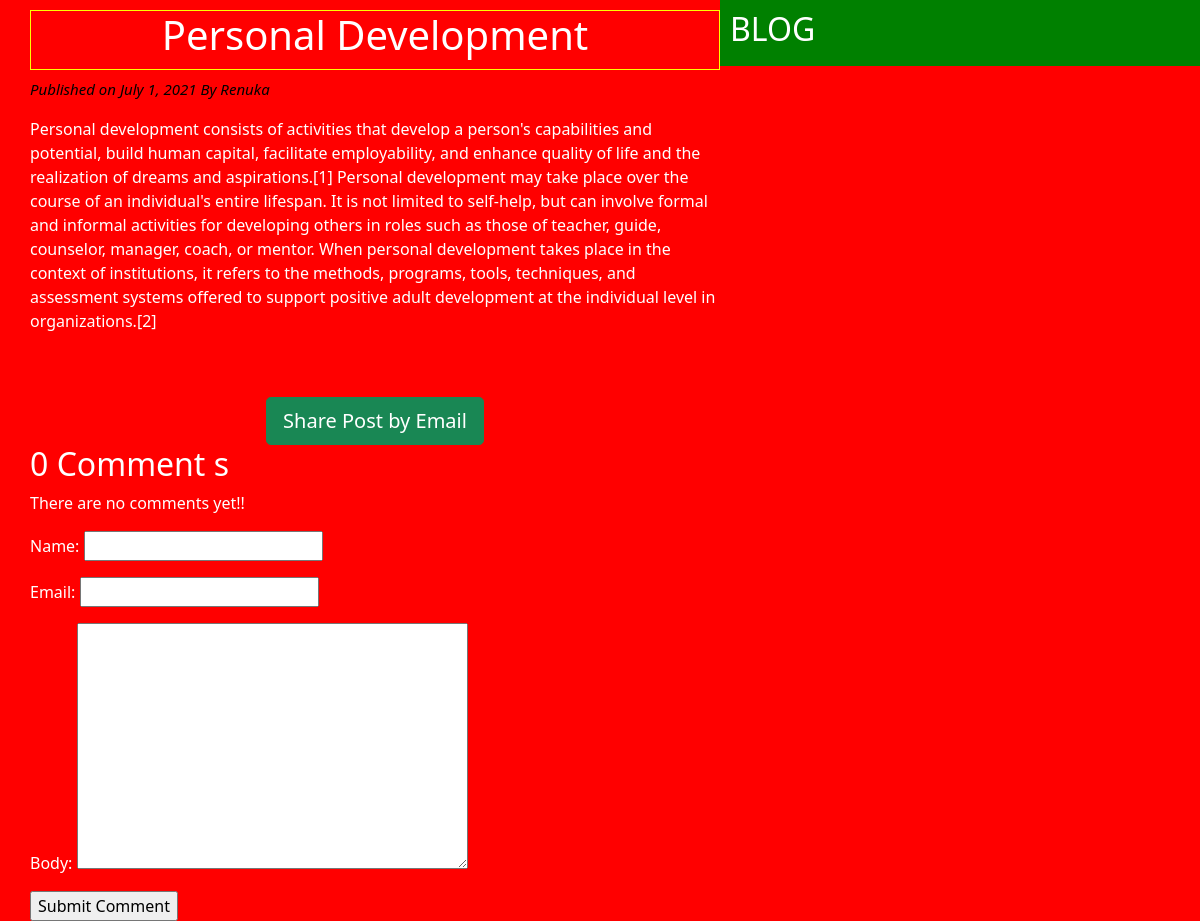
Page /2021/07/01/personal-development/ on the committed database.
### blogapp/models.py (models this page shows, shortened)
class Post(models.Model):
	STATUS_CHOICES=(('draft','Draft'),('published','Published'))
	author=models.ForeignKey(User,related_name='blog_posts',on_delete=models.CASCADE)
	title=models.CharField(max_length=50)
	created=models.DateField(auto_now_add=True)
	updated=models.DateField(auto_now=True)
	publish=models.DateField(default=timezone.now)
	status=models.CharField(max_length=50,choices=STATUS_CHOICES,default='draft')
	body=models.TextField()
	slug=models.SlugField(max_length=50,unique_for_date='publish')
	objects=CustomManager()
	tags=TaggableManager()
	class Meta:
		ordering=('-publish',)

### blogapp/views.py (the view)
# urls.py: re_path(r'^(?P<year>\d{4})/(?P<month>\d{2})/(?P<day>\d{2})/(?P<post>[-\w]+)/$',views.post_detail_view,name='post_detail'),
def post_detail_view(request,year,month,day,post):
	post = get_object_or_404(Post,slug=post,status='published',publish__year=year,publish__month=month,publish__day=day)
	comments = post.comments.filter(active=True)
	csubmit = False
	if request.method == 'POST':
		form = CommentForm(request.POST)
		if form.is_valid():
			new_comment = form.save(commit=False)
			new_comment.post = post
			new_comment.save()
			csubmit = True
	else:
		form = CommentForm()
	my_dict = {'post':post,'form':form,'csubmit':csubmit,'comments':comments}
	return render(request = request ,template_name='blogapp/post_detail.html',context=my_dict)

### blogapp/forms.py
class CommentForm(forms.ModelForm):
	class Meta:
		model = Comment
		fields = ('name','email','body')

### blogapp/models.py (called while the page is built)
	def get_queryset(self):
		return super().get_queryset().filter(status='published')

### templates/blogapp/post_detail.html (shortened to what this page needs)
{% extends "blogapp/base.html" %}
{% block content_block %}
	<h1>{{ post.title }}</h1>
	<p id="date"> Published on {{ post.publish }} By {{ post.author|title }}</p>
	{{ post.body|linebreaks }}
	<br></br>
	<div class="container" align="center">
	<a href="/{{ post.id }}/share" class = "btn btn-lg btn-success">Share Post by Email</a>
	</div>
	{% with comments.count as comments_count  %}
		<h2>{{ comments_count }} Comment {{ comments_count|pluralize }}</h2>
	{% endwith %}
	{% if comments %}
		{% for comment in comments  %}
		<p id='ch'>Comment {{ forloop.counter }} by {{ comment.name }} on {{ comment.created }}</p>
		<div class="cb">
			{{ comment.body|linebreaks }}
		</div>
	{% endfor %}
	<hr></hr>
	{% else %}
		<p>There are no comments yet!!</p>
	{% endif %}
	{% if csubmit %}
		<h2>Your comment added successfully</h2>
	{% else %}
		<form method = "POST">
			{{ form.as_p }}
			<input type="submit" name="" value="Submit Comment">
		</form>
	{% endif %}
{% endblock content_block %}

### static/blogapp/css/base.css (style rules this page uses)
h1 { text-align: center; border: 1px solid yellow; padding-bottom: 10px; }
body { color: white; background: red; }
#date { color: black; font-size: 15px; font-style: italic; }

### rows in the picture
Post: title "Personal Development", publish "July 1, 2021", author "Renuka", body "Personal development consists of activities that develop a person's capabilities and potential, build human capital, facilitate employability, and enhance quality of life and the realization of dreams and aspirations.[1] Personal development may take place over the course of an individual's entire lifespan. It is not limited to self-help, but can involve formal and informal activities for developing others in roles such as those of teacher, guide, counselor, manager, coach, or mentor. When personal development takes place in the context of institutions, it refers to the methods, programs, tools, techniques, and assessment systems offered to support positive adult development at the…"

### other values in the picture
{{ comments_count }} "0"
